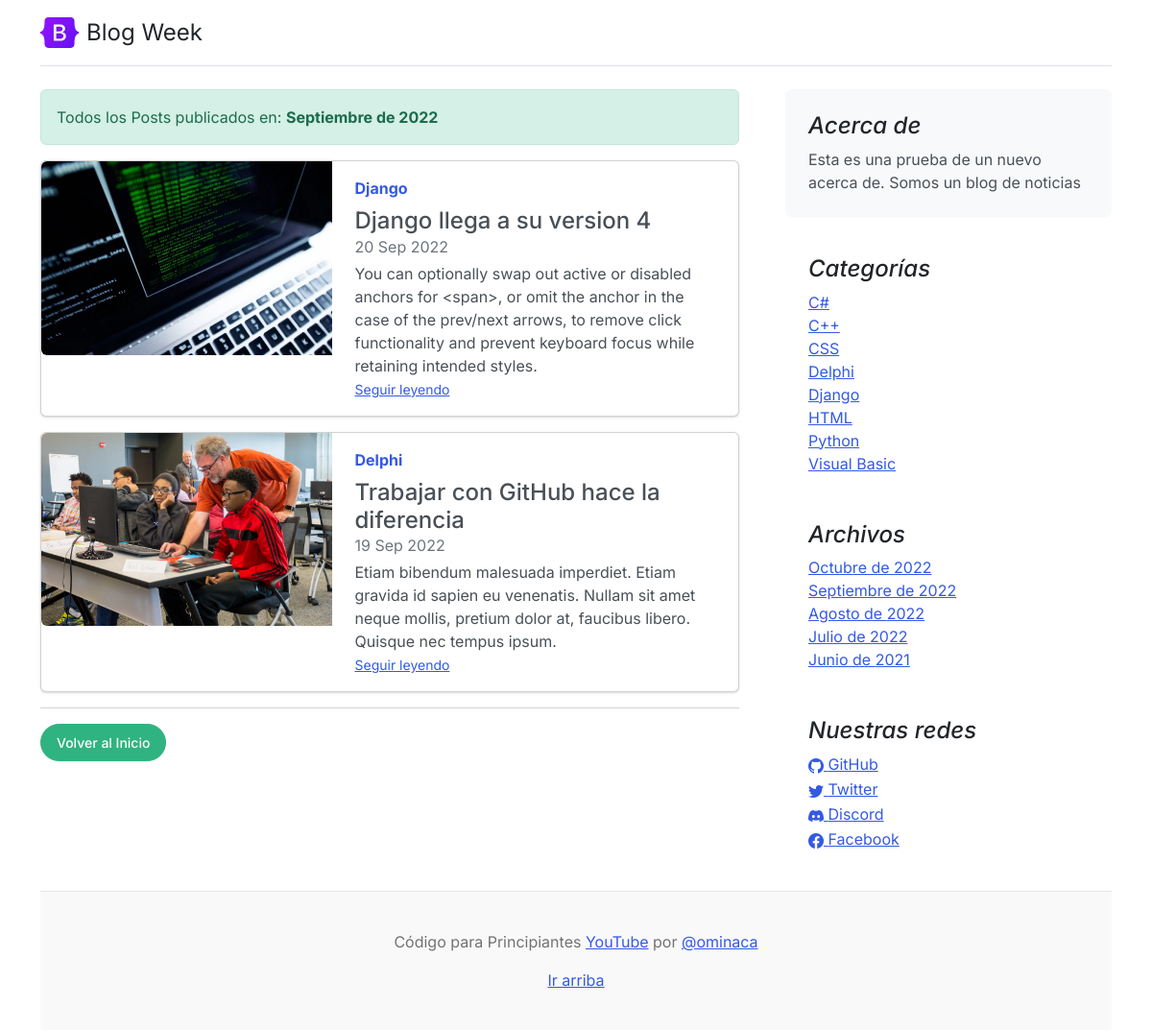
The app's page /dates/9/2022 with its own data.
### core/models.py (models this page shows, shortened)
class Post(models.Model):
	title = models.CharField(max_length=250, verbose_name='Título')
	excerpt = models.TextField(verbose_name='Bajada')
	content = RichTextField(verbose_name='Contenido')
	image = models.ImageField(upload_to='posts', null=True, blank=True, verbose_name='Imagen')
	published = models.BooleanField(default=False, verbose_name='Publicado')
	category = models.ForeignKey(Category, on_delete=models.CASCADE, related_name='get_posts', verbose_name='Categoría')
	author = models.ForeignKey(User, on_delete=models.CASCADE, related_name='get_posts', verbose_name='Autor')
	tags = models.ManyToManyField(Tag, verbose_name='Etiquetas')
	likes = models.ManyToManyField(User, related_name='blog_posts', verbose_name='Me Gusta')
	created = models.DateTimeField(auto_now_add=True, verbose_name='Fecha de creación')
	updated = models.DateTimeField(auto_now=True, verbose_name='Fecha de modificación')
	class Meta:
		verbose_name = 'Publicación'
		verbose_name_plural = 'Publicaciones'
		ordering = ['-created']

class Category (models.Model):
	name = models.CharField(max_length=200, unique=True, verbose_name='Nombre')
	active = models.BooleanField(default=True, verbose_name='Activo')
	created = models.DateTimeField(auto_now_add=True, verbose_name='Fecha de creación')
	updated = models.DateTimeField(auto_now=True, verbose_name='Fecha de modificación')
	class Meta:
		verbose_name = 'Categoría'
		verbose_name_plural = 'Categorías'
		ordering = ['name']
	def __str__(self):
		return self.name

class About(models.Model):
	description = models.CharField(max_length=350, verbose_name='Descripción')
	created = models.DateTimeField(auto_now_add=True, verbose_name='Fecha de creación')
	updated = models.DateTimeField(auto_now=True, verbose_name='Fecha de modificación')
	class Meta:
		verbose_name = 'Acerca de'
		verbose_name_plural = 'Acerca de Nosotros'
		ordering = ['-created']
	def __str__(self):
		return self.description

class Link(models.Model):
	key = models.CharField(max_length=100, verbose_name='Key Link')
	name = models.CharField(max_length=120, verbose_name='Red Social')
	url = models.URLField(max_length=350, blank=True, null=True, verbose_name='Enlace')
	icon = models.CharField(max_length=100, blank=True, null=True, verbose_name='Icono')
	created = models.DateTimeField(auto_now_add=True, verbose_name='Fecha de creación')
	updated = models.DateTimeField(auto_now=True, verbose_name='Fecha de modificación')
	class Meta:
		verbose_name = 'Red Social'
		verbose_name_plural = 'Redes Sociales'
		ordering = ['name']

### core/views.py (the view)
# urls.py: path('dates/<int:month_id>/<int:year_id>', dates, name='dates'),
def dates(request, month_id, year_id):
    meses = {
        1: 'Enero',
        2: 'Febrero',
        3: 'Marzo',
        4: 'Abril',
        5: 'Mayo',
        6: 'Junio',
        7: 'Julio',
        8: 'Agosto',
        9: 'Septiembre',
        10: 'Octubre',
        11: 'Noviembre',
        12: 'Diciembre',
    }
    if month_id > 12 or month_id < 1:
        return render(request, 'core/404.html')
    posts = Post.objects.filter(published=True, created__month=month_id, created__year=year_id)
    return render(request, 'core/dates.html', {'posts':posts, 'month':meses[month_id], 'year':year_id})

### core/processors.py (called while the page is built)
def ctx_dic_about(request):
	ctx_about = {}
	ctx_about['ABOUT'] = About.objects.latest('created')
	return ctx_about

def ctx_dic_category(request):
	ctx_category = {}
	ctx_category['categories'] = Category.objects.filter(active=True)
	return ctx_category

def ctx_dic_history(request):
	ctx_history = {}
	ctx_history['dates'] = Post.objects.dates('created', 'month', order='DESC').distinct()
	return ctx_history

def ctx_dic_link(request):
	ctx_link = {}
	links = Link.objects.all()
	for link in links:
		ctx_link[link.key] = {'url':link.url, 'icon':link.icon}
	return ctx_link

### core/templates/core/dates.html
{% extends 'core/base.html' %}
{% load static %}
{% block content %}
<div class="alert alert-success" role="alert">
    Todos los Posts publicados en: <strong>{{ month }} de {{ year }}</strong>
</div>
{% for post in posts %}
    <div class="card mb-3">
        <div class="row g-0">
            <div class="col-md-5">
                <img src={{ post.image.url }} class="img-fluid rounded-start" alt="...">
            </div>
            <div class="col-md-7">
                <div class="card-body">
                    <strong class="d-inline-block mb-2 text-primary">{{ post.category }}</strong>
                    <h4 class="mb-0">{{ post.title }}</h4>
                    <div class="mb-1 text-muted">{{ post.created|date:"d M Y" }}</div>
                    <p class="card-text mb-auto">{{ post.excerpt }}</p>
                    <p class="card-text"><small class="text-muted"><a href={% url 'post' post.id %} class="stretched-link">Seguir leyendo</a></small></p>
                </div>
            </div>
        </div>
    </div>
{% empty %}
    <div class="alert alert-danger" role="alert">
        <strong>No existen Posts publicados en esa fecha</strong>
    </div>
{% endfor %}
<hr>
{% if request.path != '/' %}
    <div class="my-3">
        <a class="btn btn-success rounded-pill" href={% url 'home' %}>Volver al Inicio</a>
    </div>
{% endif %}
{% endblock %}

### core/templates/core/base.html (shortened to what this page needs)
<!doctype html>
<html lang="es">
<head>
    <link rel="stylesheet" href="https://cdn.jsdelivr.net/npm/bootstrap-icons@1.9.1/font/bootstrap-icons.css">
    {% load static %}
    <link href={% static 'core/css/bootstrap.min.css' %} rel="stylesheet">
    <link href={% static 'core/css/blog.css' %} rel="stylesheet">
</head>
<body>
  <div class="container">
    <header class="d-flex flex-wrap justify-content-center py-3 mb-4 border-bottom">
      <a href="/" class="d-flex align-items-center mb-3 mb-md-0 me-md-auto text-dark text-decoration-none">
        <img class="bi me-2" width="40" height="32" src={% static 'core/img/bootstrap-logo.svg' %}>
        <span class="fs-4">Blog Week</span>
      </a>
    </header>
    <main class="mt-2">
      <section class="row g-5">
        <div class="col-md-8">
            {% block content %} {% endblock %}
        </div>
        <aside class="col-md-4">
          <div class="position-sticky" style="top: 2rem;">
            <div class="p-4 mb-3 bg-light rounded">
              <h4 class="fst-italic">Acerca de</h4>
              <p class="mb-0">{{ ABOUT }}</p>
            </div>
            <div class="p-4">
              <h4 class="fst-italic">Categorías</h4>
              <ol class="list-unstyled mb-0">
                {% for item in categories %}
                  <li><a href={% url 'category' item.id %}>{{ item.name }}</a></li>
                {% endfor %}
              </ol>
            </div>
            <div class="p-4">
              <h4 class="fst-italic">Archivos</h4>
              <ol class="list-unstyled mb-0">
                {% for item in dates %}
                  <li>
                    {% if item.month == 6 %}<a href={% url 'dates' item.month item.year %}>Junio de {{ item.year }}</a>{% endif %}
                    {% if item.month == 7 %}<a href={% url 'dates' item.month item.year %}>Julio de {{ item.year }}</a>{% endif %}
                    {% if item.month == 8 %}<a href={% url 'dates' item.month item.year %}>Agosto de {{ item.year }}</a>{% endif %}
                    {% if item.month == 9 %}<a href={% url 'dates' item.month item.year %}>Septiembre de {{ item.year }}</a>{% endif %}
                    {% if item.month == 10 %}<a href={% url 'dates' item.month item.year %}>Octubre de {{ item.year }}</a>{% endif %}
                  </li>
                {% endfor %}
              </ol>
            </div>
            <div class="p-4">
              <h4 class="fst-italic">Nuestras redes</h4>
              <ol class="list-unstyled">
                {% if LINK_GITHUB.url %}
                  <li><a href={{ LINK_GITHUB.url }}><i class="{{ LINK_GITHUB.icon }}"></i> GitHub</a></li>
                {% endif %}
                {% if LINK_TWITTER.url %}
                  <li><a href={{ LINK_TWITTER.url }}><i class="{{ LINK_TWITTER.icon }}"></i> Twitter</a></li>
                {% endif %}
                {% if LINK_DISCORD.url %}
                  <li><a href={{ LINK_DISCORD.url }}><i class="{{ LINK_DISCORD.icon }}"></i> Discord</a></li>
                {% endif %}
                {% if LINK_FACEBOOK.url %}
                  <li><a href={{ LINK_FACEBOOK.url }}><i class="{{ LINK_FACEBOOK.icon }}"></i> Facebook</a></li>
                {% endif %}
              </ol>
            </div>
          </div>
        </aside>
      </section>
    </main>
    <footer class="blog-footer">
      <p>Código para Principiantes <a href="https://www.youtube.com/channel/UCojloc55DB6zD6zB7-kTWWQ">YouTube</a> por <a href="https://twitter.com/ominaca">@ominaca</a></p>
      <p>
        <a href="#">Ir arriba</a>
      </p>
    </footer>
  </div>
</body>
</html>

### core/static/core/css/blog.css (style rules this page uses)
.blog-footer { padding: 2.5rem 0; color: #727272; text-align: center; background-color: #f9f9f9; border-top: .05rem solid #e5e5e5; }
.blog-footer p:last-child { margin-bottom: 0; }
.bi { vertical-align: -.125em; fill: currentColor; }

### records on screen
Post: image (picture), category "Django", title "Django llega a su version 4", created "20 Sep 2022", excerpt "You can optionally swap out active or disabled anchors for <span>, or omit the anchor in the case of the prev/next arrows, to remove click functionality and prevent keyboard focus while retaining intended styles."
Post: image (picture), category "Delphi", title "Trabajar con GitHub hace la diferencia", created "19 Sep 2022", excerpt "Etiam bibendum malesuada imperdiet. Etiam gravida id sapien eu venenatis. Nullam sit amet neque mollis, pretium dolor at, faucibus libero. Quisque nec tempus ipsum."
About: description "Esta es una prueba de un nuevo acerca de. Somos un blog de noticias"
Category: name "C#"
Category: name "C++"
Category: name "CSS"
Category: name "Delphi"
Category: name "Django"
Category: name "HTML"
Category: name "Python"
Category: name "Visual Basic"

### other values on screen
{{ month }} "Septiembre"
{{ year }} "2022"
{{ item.year }} "2022"
{{ item.year }} "2021"
